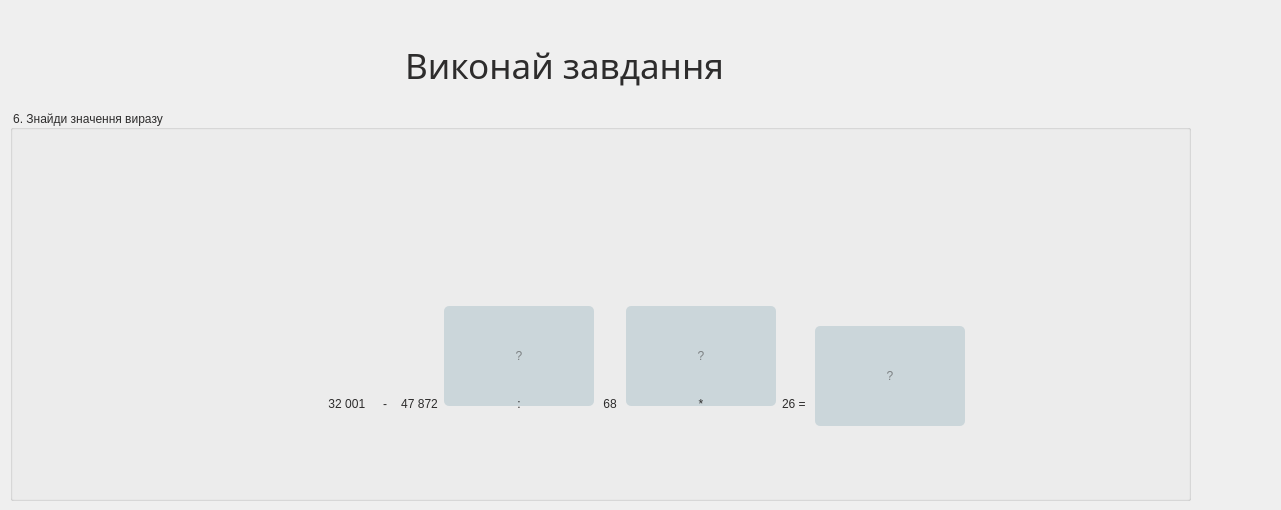
     <widget class="QWidget" name="page_4">
      <widget class="QLabel" name="mainTask_4">
       <property name="geometry">
        <rect>
         <x>50</x>
         <y>40</y>
         <width>1029</width>
         <height>50</height>
        </rect>
       </property>
       <property name="minimumSize">
        <size>
         <width>500</width>
         <height>40</height>
        </size>
       </property>
       <property name="maximumSize">
        <size>
         <width>16777215</width>
         <height>50</height>
        </size>
       </property>
       <property name="font">
        <font>
         <family>Futura PT Book Italic</family>
         <pointsize>26</pointsize>
         <weight>50</weight>
         <italic>false</italic>
         <bold>false</bold>
        </font>
       </property>
       <property name="styleSheet">
        <string notr="true">color:rgb(45, 44, 44);
font: 26pt &quot;Futura PT Book Italic&quot;;</string>
       </property>
       <property name="text">
        <string>Виконай завдання</string>
       </property>
       <property name="alignment">
        <set>Qt::AlignCenter</set>
       </property>
      </widget>
      <widget class="QGroupBox" name="_6">
       <property name="geometry">
        <rect>
         <x>10</x>
         <y>110</y>
         <width>1181</width>
         <height>391</height>
        </rect>
       </property>
       <property name="styleSheet">
        <string notr="true">color:rgb(45, 44, 44);
font: 26pt &quot;Yu Gothic UI Semilight&quot;;
</string>
       </property>
       <property name="title">
        <string>6. Знайди значення виразу</string>
       </property>
       <layout class="QVBoxLayout" name="verticalLayout_8"/>
      </widget>
      <widget class="QWidget" name="layoutWidget">
       <property name="geometry">
        <rect>
         <x>20</x>
         <y>170</y>
         <width>1252</width>
         <height>281</height>
        </rect>
       </property>
       <layout class="QHBoxLayout" name="horizontalLayout_13">
        <item>
         <spacer name="horizontalSpacer_10">
          <property name="orientation">
           <enum>Qt::Horizontal</enum>
          </property>
          <property name="sizeHint" stdset="0">
           <size>
            <width>40</width>
            <height>20</height>
           </size>
          </property>
         </spacer>
        </item>
        <item>
         <layout class="QVBoxLayout" name="verticalLayout_12">
          <item>
           <spacer name="verticalSpacer">
            <property name="orientation">
             <enum>Qt::Vertical</enum>
            </property>
            <property name="sizeHint" stdset="0">
             <size>
              <width>20</width>
              <height>40</height>
             </size>
            </property>
           </spacer>
          </item>
          <item>
           <widget class="QLabel" name="task_6_2">
            <property name="styleSheet">
             <string notr="true">color:rgb(45, 44, 44);
font: 40pt &quot;Yu Gothic UI Semilight&quot;;
</string>
            </property>
            <property name="text">
             <string>&lt;html&gt;&lt;head/&gt;&lt;body&gt;&lt;p&gt;32 001 &lt;/p&gt;&lt;/body&gt;&lt;/html&gt;</string>
            </property>
            <property name="alignment">
             <set>Qt::AlignCenter</set>
            </property>
           </widget>
          </item>
          <item>
           <spacer name="verticalSpacer_6">
            <property name="orientation">
             <enum>Qt::Vertical</enum>
            </property>
            <property name="sizeType">
             <enum>QSizePolicy::Minimum</enum>
            </property>
            <property name="sizeHint" stdset="0">
             <size>
              <width>20</width>
              <height>40</height>
             </size>
            </property>
           </spacer>
          </item>
         </layout>
        </item>
        <item>
         <layout class="QVBoxLayout" name="verticalLayout_9">
          <item>
           <spacer name="verticalSpacer_14">
            <property name="orientation">
             <enum>Qt::Vertical</enum>
            </property>
            <property name="sizeHint" stdset="0">
             <size>
              <width>20</width>
              <height>40</height>
             </size>
            </property>
           </spacer>
          </item>
          <item>
           <widget class="QLabel" name="task_6_3">
            <property name="styleSheet">
             <string notr="true">color:rgb(45, 44, 44);
font: 45pt &quot;Yu Gothic UI Semilight&quot;;
</string>
            </property>
            <property name="text">
             <string>&lt;html&gt;&lt;head/&gt;&lt;body&gt;&lt;p&gt;-&lt;/p&gt;&lt;/body&gt;&lt;/html&gt;</string>
            </property>
            <property name="alignment">
             <set>Qt::AlignCenter</set>
            </property>
           </widget>
          </item>
          <item>
           <spacer name="verticalSpacer_7">
            <property name="orientation">
             <enum>Qt::Vertical</enum>
            </property>
            <property name="sizeType">
             <enum>QSizePolicy::Minimum</enum>
            </property>
            <property name="sizeHint" stdset="0">
             <size>
              <width>20</width>
              <height>40</height>
             </size>
            </property>
           </spacer>
          </item>
         </layout>
        </item>
        <item>
         <layout class="QVBoxLayout" name="verticalLayout_13">
          <item>
           <spacer name="verticalSpacer_2">
            <property name="orientation">
             <enum>Qt::Vertical</enum>
            </property>
            <property name="sizeHint" stdset="0">
             <size>
              <width>20</width>
              <height>40</height>
             </size>
            </property>
           </spacer>
          </item>
          <item>
           <widget class="QLabel" name="task_6_4">
            <property name="styleSheet">
             <string notr="true">color:rgb(45, 44, 44);
font: 40pt &quot;Yu Gothic UI Semilight&quot;;
</string>
            </property>
            <property name="text">
             <string>&lt;html&gt;&lt;head/&gt;&lt;body&gt;&lt;p&gt;47 872&lt;/p&gt;&lt;/body&gt;&lt;/html&gt;</string>
            </property>
            <property name="alignment">
             <set>Qt::AlignCenter</set>
            </property>
           </widget>
          </item>
          <item>
           <spacer name="verticalSpacer_8">
            <property name="orientation">
             <enum>Qt::Vertical</enum>
            </property>
            <property name="sizeType">
             <enum>QSizePolicy::Minimum</enum>
            </property>
            <property name="sizeHint" stdset="0">
             <size>
              <width>20</width>
              <height>40</height>
             </size>
            </property>
           </spacer>
          </item>
         </layout>
        </item>
        <item>
         <layout class="QVBoxLayout" name="verticalLayout_10">
          <item>
           <spacer name="verticalSpacer_15">
            <property name="orientation">
             <enum>Qt::Vertical</enum>
            </property>
            <property name="sizeHint" stdset="0">
             <size>
              <width>20</width>
              <height>40</height>
             </size>
            </property>
           </spacer>
          </item>
          <item>
           <widget class="QLineEdit" name="answ_6_1">
            <property name="minimumSize">
             <size>
              <width>150</width>
              <height>100</height>
             </size>
            </property>
            <property name="maximumSize">
             <size>
              <width>70</width>
              <height>70</height>
             </size>
            </property>
            <property name="styleSheet">
             <string notr="true">font: 25pt &quot;Yu Gothic UI Semilight&quot;;
border-radius: 5px;
background-color: rgb(203, 214, 218);
border-color: rgb(203, 214, 218);
color: rgb(45, 44, 44);</string>
            </property>
            <property name="alignment">
             <set>Qt::AlignCenter</set>
            </property>
            <property name="placeholderText">
             <string>?</string>
            </property>
           </widget>
          </item>
          <item>
           <widget class="QLabel" name="task_6_5">
            <property name="styleSheet">
             <string notr="true">color:rgb(45, 44, 44);
font: 45pt &quot;Yu Gothic UI Semilight&quot;;
</string>
            </property>
            <property name="text">
             <string>&lt;html&gt;&lt;head/&gt;&lt;body&gt;&lt;p&gt;:&lt;/p&gt;&lt;/body&gt;&lt;/html&gt;</string>
            </property>
            <property name="alignment">
             <set>Qt::AlignCenter</set>
            </property>
           </widget>
          </item>
          <item>
           <spacer name="verticalSpacer_9">
            <property name="orientation">
             <enum>Qt::Vertical</enum>
            </property>
            <property name="sizeType">
             <enum>QSizePolicy::Minimum</enum>
            </property>
            <property name="sizeHint" stdset="0">
             <size>
              <width>20</width>
              <height>40</height>
             </size>
            </property>
           </spacer>
          </item>
         </layout>
        </item>
        <item>
         <layout class="QVBoxLayout" name="verticalLayout_14">
          <item>
           <spacer name="verticalSpacer_3">
            <property name="orientation">
             <enum>Qt::Vertical</enum>
            </property>
            <property name="sizeHint" stdset="0">
             <size>
              <width>20</width>
              <height>40</height>
             </size>
            </property>
           </spacer>
          </item>
          <item>
           <widget class="QLabel" name="task_6_6">
            <property name="styleSheet">
             <string notr="true">color:rgb(45, 44, 44);
font: 40pt &quot;Yu Gothic UI Semilight&quot;;
</string>
            </property>
            <property name="text">
             <string>&lt;html&gt;&lt;head/&gt;&lt;body&gt;&lt;p&gt;68&lt;/p&gt;&lt;/body&gt;&lt;/html&gt;</string>
            </property>
            <property name="alignment">
             <set>Qt::AlignCenter</set>
            </property>
           </widget>
          </item>
          <item>
           <spacer name="verticalSpacer_10">
            <property name="orientation">
             <enum>Qt::Vertical</enum>
            </property>
            <property name="sizeType">
             <enum>QSizePolicy::Minimum</enum>
            </property>
            <property name="sizeHint" stdset="0">
             <size>
              <width>20</width>
              <height>40</height>
             </size>
            </property>
           </spacer>
          </item>
         </layout>
        </item>
        <item>
         <layout class="QVBoxLayout" name="verticalLayout_11">
          <item>
           <spacer name="verticalSpacer_16">
            <property name="orientation">
             <enum>Qt::Vertical</enum>
            </property>
            <property name="sizeHint" stdset="0">
             <size>
              <width>20</width>
              <height>40</height>
             </size>
            </property>
           </spacer>
          </item>
          <item>
           <widget class="QLineEdit" name="answ_6_2">
            <property name="minimumSize">
             <size>
              <width>150</width>
              <height>100</height>
             </size>
            </property>
            <property name="maximumSize">
             <size>
              <width>70</width>
              <height>70</height>
             </size>
            </property>
            <property name="styleSheet">
             <string notr="true">font: 25pt &quot;Yu Gothic UI Semilight&quot;;
border-radius: 5px;
background-color: rgb(203, 214, 218);
border-color: rgb(203, 214, 218);
color: rgb(45, 44, 44);</string>
            </property>
            <property name="alignment">
             <set>Qt::AlignCenter</set>
            </property>
            <property name="placeholderText">
             <string>?</string>
            </property>
           </widget>
          </item>
          <item>
           <widget class="QLabel" name="task_6_7">
            <property name="styleSheet">
             <string notr="true">color:rgb(45, 44, 44);
font: 45pt &quot;Yu Gothic UI Semilight&quot;;
</string>
            </property>
            <property name="text">
             <string>&lt;html&gt;&lt;head/&gt;&lt;body&gt;&lt;p&gt;*&lt;/p&gt;&lt;/body&gt;&lt;/html&gt;</string>
            </property>
            <property name="alignment">
             <set>Qt::AlignCenter</set>
            </property>
           </widget>
          </item>
          <item>
           <spacer name="verticalSpacer_11">
            <property name="orientation">
             <enum>Qt::Vertical</enum>
            </property>
            <property name="sizeType">
             <enum>QSizePolicy::Minimum</enum>
            </property>
            <property name="sizeHint" stdset="0">
             <size>
              <width>20</width>
              <height>40</height>
             </size>
            </property>
           </spacer>
          </item>
         </layout>
        </item>
        <item>
         <layout class="QVBoxLayout" name="verticalLayout_15">
          <item>
           <spacer name="verticalSpacer_4">
            <property name="orientation">
             <enum>Qt::Vertical</enum>
            </property>
            <property name="sizeHint" stdset="0">
             <size>
              <width>20</width>
              <height>40</height>
             </size>
            </property>
           </spacer>
          </item>
          <item>
           <widget class="QLabel" name="task_6_8">
            <property name="styleSheet">
             <string notr="true">color:rgb(45, 44, 44);
font: 40pt &quot;Yu Gothic UI Semilight&quot;;
</string>
            </property>
            <property name="text">
             <string>&lt;html&gt;&lt;head/&gt;&lt;body&gt;&lt;p&gt;26 = &lt;/p&gt;&lt;/body&gt;&lt;/html&gt;</string>
            </property>
            <property name="alignment">
             <set>Qt::AlignCenter</set>
            </property>
           </widget>
          </item>
          <item>
           <spacer name="verticalSpacer_12">
            <property name="orientation">
             <enum>Qt::Vertical</enum>
            </property>
            <property name="sizeType">
             <enum>QSizePolicy::Minimum</enum>
            </property>
            <property name="sizeHint" stdset="0">
             <size>
              <width>20</width>
              <height>40</height>
             </size>
            </property>
           </spacer>
          </item>
         </layout>
        </item>
        <item>
         <layout class="QVBoxLayout" name="verticalLayout_16">
          <item>
           <spacer name="verticalSpacer_5">
            <property name="orientation">
             <enum>Qt::Vertical</enum>
            </property>
            <property name="sizeHint" stdset="0">
             <size>
              <width>20</width>
              <height>40</height>
             </size>
            </property>
           </spacer>
          </item>
          <item>
           <widget class="QLineEdit" name="answ_6_3">
            <property name="minimumSize">
             <size>
              <width>150</width>
              <height>100</height>
             </size>
            </property>
            <property name="maximumSize">
             <size>
              <width>70</width>
              <height>70</height>
             </size>
            </property>
            <property name="styleSheet">
             <string notr="true">font: 25pt &quot;Yu Gothic UI Semilight&quot;;
border-radius: 5px;
background-color: rgb(203, 214, 218);
border-color: rgb(203, 214, 218);
color: rgb(45, 44, 44);</string>
            </property>
            <property name="alignment">
             <set>Qt::AlignCenter</set>
            </property>
            <property name="placeholderText">
             <string>?</string>
            </property>
           </widget>
          </item>
          <item>
           <spacer name="verticalSpacer_13">
            <property name="orientation">
             <enum>Qt::Vertical</enum>
            </property>
            <property name="sizeType">
             <enum>QSizePolicy::Minimum</enum>
            </property>
            <property name="sizeHint" stdset="0">
             <size>
              <width>20</width>
              <height>40</height>
             </size>
            </property>
           </spacer>
          </item>
         </layout>
        </item>
        <item>
         <spacer name="horizontalSpacer_11">
          <property name="orientation">
           <enum>Qt::Horizontal</enum>
          </property>
          <property name="sizeHint" stdset="0">
           <size>
            <width>40</width>
            <height>20</height>
           </size>
          </property>
         </spacer>
        </item>
       </layout>
      </widget>
     </widget>
